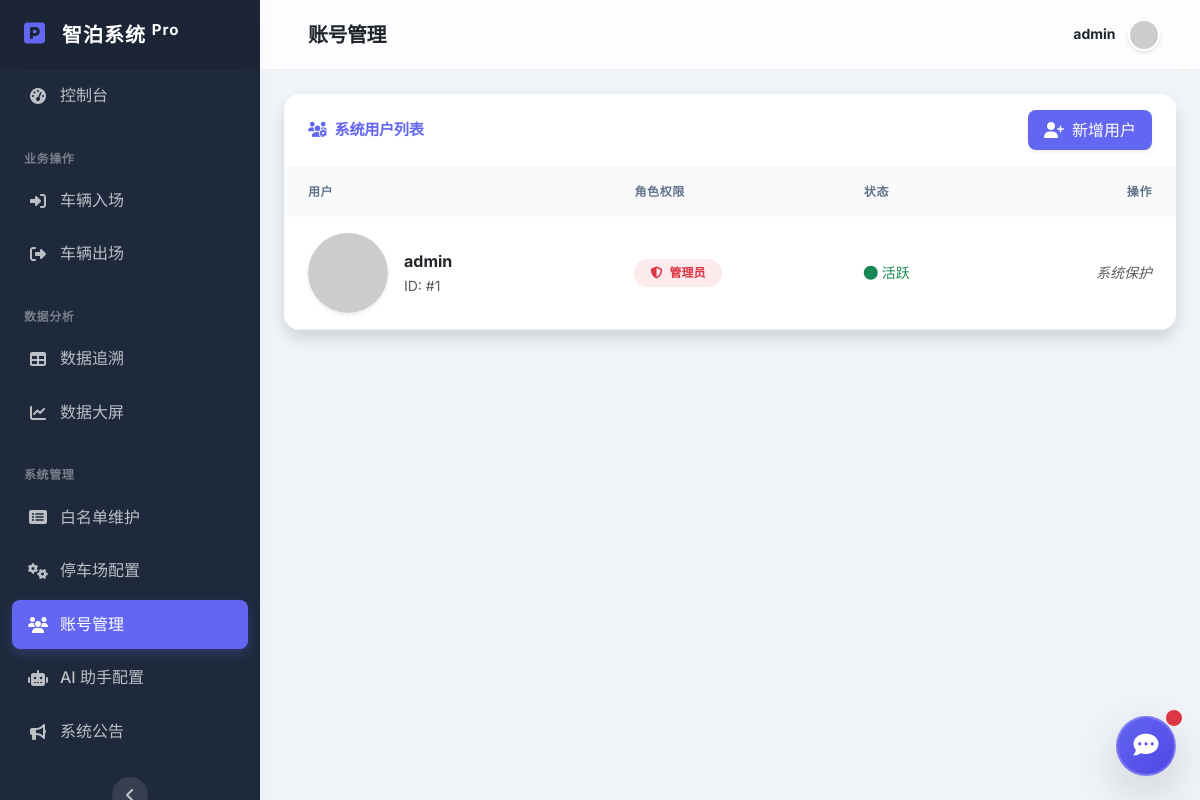
The app's page /admin/users (signed in) with its own data.
### app/models.py (models this page shows, shortened)
class User(UserMixin, db.Model):
    id = db.Column(db.Integer, primary_key=True)
    username = db.Column(db.String(80), unique=True, nullable=False)
    password_hash = db.Column(db.String(120), nullable=False)
    is_admin = db.Column(db.Boolean, default=False)

### app/app.py (the view, shortened to what this page needs)
@app.route('/admin/users', methods=['GET', 'POST'])
@login_required
def user_manage():
    users = User.query.all()
    return render_template('admin/users.html', users=users)

### app/app.py (called while the page is built)
@login_manager.user_loader
def load_user(user_id):
    return User.query.get(int(user_id))

### app/templates/admin/users.html (shortened to what this page needs)
{% extends "base.html" %}
{% block page_title %}账号管理{% endblock %}
{% block content %}
<div class="row">
    <div class="col-md-12">
        <div class="card shadow mb-4 border-0">
             <div class="card-header py-3 bg-white d-flex justify-content-between align-items-center border-bottom-0">
                <h6 class="m-0 font-weight-bold text-primary"><i class="fas fa-users-cog me-2"></i>系统用户列表</h6>
                <button class="btn btn-primary shadow-sm" data-bs-toggle="modal" data-bs-target="#addUserModal">
                    <i class="fas fa-user-plus me-2"></i>新增用户
                </button>
            </div>
            <div class="card-body p-0">
                <div class="table-responsive">
                    <table class="table table-hover align-middle mb-0">
                        <thead class="bg-light text-muted text-uppercase small">
                            <tr>
                                <th class="ps-4 py-3 border-0">用户</th>
                                <th class="border-0">角色权限</th>
                                <th class="border-0">状态</th>
                                <th class="text-end pe-4 border-0">操作</th>
                            </tr>
                        </thead>
                        <tbody>
                            {% for user in users %}
                            <tr>
                                <td class="ps-4 py-3">
                                    <div class="d-flex align-items-center">
                                        <img src="https://ui-avatars.com/api/?name={{ user.username }}&background=random&size=40&bold=true" class="rounded-circle me-3 shadow-sm">
                                        <div>
                                            <div class="fw-bold text-dark">{{ user.username }}</div>
                                            <div class="small text-muted">ID: #{{ user.id }}</div>
                                        </div>
                                    </div>
                                </td>
                                <td>
                                    {% if user.is_admin %}
                                    <span class="badge bg-danger bg-opacity-10 text-danger px-3 py-2 rounded-pill">
                                        <i class="fas fa-shield-alt me-1"></i> 管理员
                                    </span>
                                    {% else %}
                                    <span class="badge bg-info bg-opacity-10 text-info px-3 py-2 rounded-pill">
                                        <i class="fas fa-user me-1"></i> 操作员
                                    </span>
                                    {% endif %}
                                </td>
                                <td><span class="text-success small"><i class="fas fa-circle me-1"></i>活跃</span></td>
                                <td class="text-end pe-4">
                                    {% if user.username != 'admin' %}
                                    <div class="btn-group">
                                        <form method="POST" class="d-inline" onsubmit="return confirm('重置密码为 123456 ?');">
                                            <input type="hidden" name="action" value="reset_password">
                                            <input type="hidden" name="user_id" value="{{ user.id }}">
                                            <button type="submit" class="btn btn-sm btn-light text-warning" title="重置密码"><i class="fas fa-key"></i></button>
                                        </form>
                                        {% if user.id != current_user.id %}
                                        <form method="POST" class="d-inline" onsubmit="return confirm('确定要删除此用户吗？');">
                                            <input type="hidden" name="action" value="delete_user">
                                            <input type="hidden" name="user_id" value="{{ user.id }}">
                                            <button type="submit" class="btn btn-sm btn-light text-danger" title="删除用户"><i class="fas fa-trash-alt"></i></button>
                                        </form>
                                        {% endif %}
                                    </div>
                                    {% else %}
                                    <span class="text-muted small fst-italic">系统保护</span>
                                    {% endif %}
                                </td>
                            </tr>
                            {% endfor %}
                        </tbody>
                    </table>
                </div>
            </div>
        </div>
    </div>
</div>
{% endblock %}

### app/templates/base.html (shortened to what this page needs)
<!DOCTYPE html>
<html lang="zh-CN">
<head>
    <link href="https://cdn.staticfile.org/twitter-bootstrap/5.3.1/css/bootstrap.min.css" rel="stylesheet">
    <link href="https://cdn.staticfile.org/font-awesome/6.4.2/css/all.min.css" rel="stylesheet">
    <link href="{{ url_for('static', filename='css/style.css') }}" rel="stylesheet">
</head>
<body id="page-top">
    {% if current_user.is_authenticated %}
    <div id="wrapper">
        <ul class="sidebar list-unstyled">
            <a class="brand" href="{{ url_for('index') }}">
                <div class="sidebar-brand-icon">
                    <i class="fas fa-parking"></i>
                </div>
                <div class="mx-3">智泊系统 <sup>Pro</sup></div>
            </a>
            <hr class="sidebar-divider my-0">
            <li class="nav-item">
                <a class="nav-link {{ 'active' if request.endpoint == 'index' else '' }}" href="{{ url_for('index') }}">
                    <i class="fas fa-fw fa-tachometer-alt"></i>
                    <span>控制台</span>
                </a>
            </li>
            <div class="sidebar-heading">业务操作</div>
            <li class="nav-item">
                 <a class="nav-link" href="#" data-bs-toggle="modal" data-bs-target="#entryModal">
                    <i class="fas fa-fw fa-sign-in-alt"></i>
                    <span>车辆入场</span>
                </a>
            </li>
             <li class="nav-item">
                 <a class="nav-link" href="#" data-bs-toggle="modal" data-bs-target="#exitModal">
                    <i class="fas fa-fw fa-sign-out-alt"></i>
                    <span>车辆出场</span>
                </a>
            </li>
            <div class="sidebar-heading">数据分析</div>
            <li class="nav-item">
                <a class="nav-link {{ 'active' if request.endpoint == 'history' else '' }}" href="{{ url_for('history') }}">
                    <i class="fas fa-fw fa-table"></i>
                    <span>数据追溯</span>
                </a>
            </li>
             <li class="nav-item">
                <a class="nav-link {{ 'active' if request.endpoint == 'analysis' else '' }}" href="{{ url_for('analysis') }}">
                    <i class="fas fa-fw fa-chart-line"></i>
                    <span>数据大屏</span>
                </a>
            </li>
            <div class="sidebar-heading">系统管理</div>
             <li class="nav-item">
                <a class="nav-link {{ 'active' if request.endpoint == 'whitelist_view' else '' }}" href="{{ url_for('whitelist_view') }}">
                    <i class="fas fa-fw fa-list-alt"></i>
                    <span>白名单维护</span>
                </a>
            </li>
            <li class="nav-item">
                <a class="nav-link {{ 'active' if request.endpoint == 'garage_settings' else '' }}" href="{{ url_for('garage_settings') }}">
                    <i class="fas fa-fw fa-cogs"></i>
                    <span>停车场配置</span>
                </a>
            </li>
             <li class="nav-item">
                 <a class="nav-link {{ 'active' if request.endpoint == 'user_manage' else '' }}" href="{{ url_for('user_manage') }}">
                     <i class="fas fa-fw fa-users"></i>
                     <span>账号管理</span>
                 </a>
             </li>
            <li class="nav-item">
                <a class="nav-link {{ 'active' if request.endpoint == 'ai_settings' else '' }}" href="{{ url_for('ai_settings') }}">
                    <i class="fas fa-fw fa-robot"></i>
                    <span>AI 助手配置</span>
                </a>
            </li>
            <li class="nav-item">
                <a class="nav-link {{ 'active' if request.endpoint == 'notice_manage' else '' }}" href="{{ url_for('notice_manage') }}">
                    <i class="fas fa-fw fa-bullhorn"></i>
                    <span>系统公告</span>
                </a>
            </li>
            <li class="mt-auto mb-4">
                <button class="sidebar-toggle-btn" id="sidebarToggle">
                    <i class="fas fa-angle-left"></i>
                </button>
            </li>
        </ul>
        <div class="main-content">
            <nav class="navbar navbar-expand topbar mb-4 static-top">
                <h5 class="m-0 font-weight-bold text-dark ms-3">{% block page_title %}Dashboard{% endblock %}</h5>
                <ul class="navbar-nav ms-auto align-items-center">
                    <li class="nav-item dropdown no-arrow">
                        <a class="nav-link dropdown-toggle" href="#" id="userDropdown" role="button" data-bs-toggle="dropdown">
                            <span class="mr-2 d-none d-lg-inline text-dark small fw-bold">{{ current_user.username }}</span>
                            <img class="img-profile rounded-circle ms-2" src="https://ui-avatars.com/api/?name={{ current_user.username }}&background=6366f1&color=fff" style="height: 32px; width: 32px; border: 2px solid white; box-shadow: 0 2px 4px rgba(0,0,0,0.1);">
                        </a>
                    </li>
                </ul>
            </nav>
            <div class="container-fluid px-4">
                {% block content %}{% endblock %}
            </div>
        </div>
    </div>
    {% else %}
         {% block login_content %}{% endblock %}
    {% endif %}
    {% if current_user.is_authenticated %}
    <div class="chat-widget position-fixed bottom-0 end-0 m-4" style="z-index: 1050;">
        <button class="chat-button btn btn-primary btn-lg rounded-circle shadow-lg d-flex align-items-center justify-content-center position-relative" onclick="toggleChat()" style="width: 60px; height: 60px;">
            <i class="fas fa-comment-dots fa-lg"></i>
            <span class="position-absolute top-0 start-100 translate-middle p-2 bg-danger border border-light rounded-circle chat-badge">
            </span>
        </button>
    </div>
    {% endif %}
</body>
</html>

### app/templates/base.html (style rules this page uses)
.chat-button { transition: transform 0.2s; }
.chat-badge { animation: pulse 2s infinite; }

### records on screen
User: username "admin", id "1", is_admin True (drawn), shows "系统保护"
